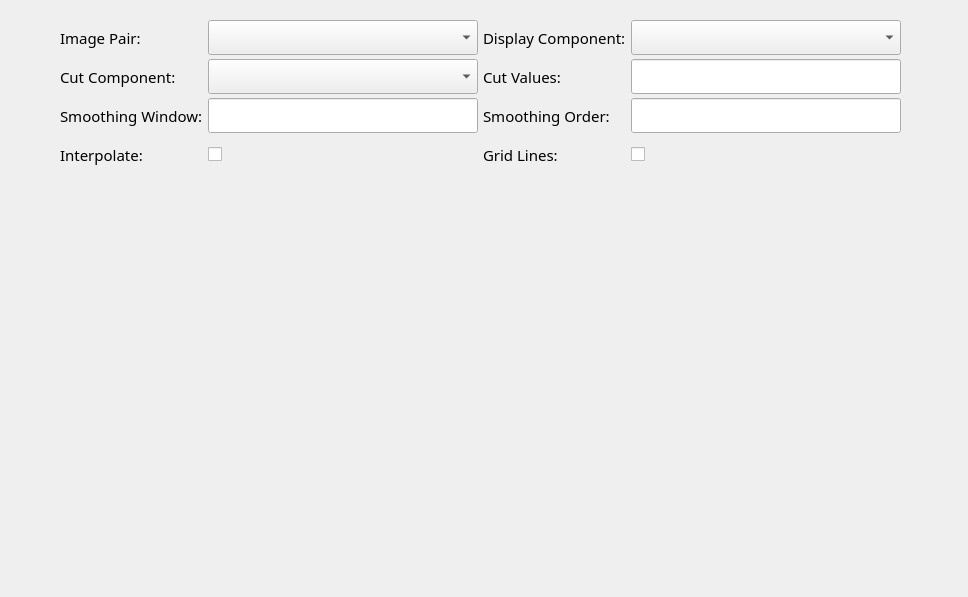
<?xml version="1.0" encoding="UTF-8"?>
<ui version="4.0">
 <class>Form</class>
 <widget class="QWidget" name="Form">
  <property name="geometry">
   <rect>
    <x>0</x>
    <y>0</y>
    <width>968</width>
    <height>597</height>
   </rect>
  </property>
  <property name="windowTitle">
   <string>Form</string>
  </property>
  <widget class="QWidget" name="gridLayoutWidget">
   <property name="geometry">
    <rect>
     <x>60</x>
     <y>20</y>
     <width>841</width>
     <height>152</height>
    </rect>
   </property>
   <layout class="QGridLayout" name="gridLayout">
    <property name="horizontalSpacing">
     <number>5</number>
    </property>
    <property name="verticalSpacing">
     <number>4</number>
    </property>
    <item row="1" column="2">
     <widget class="QLabel" name="cutValLab">
      <property name="sizePolicy">
       <sizepolicy hsizetype="Minimum" vsizetype="Minimum">
        <horstretch>0</horstretch>
        <verstretch>0</verstretch>
       </sizepolicy>
      </property>
      <property name="font">
       <font>
        <family>Figtree Light</family>
        <pointsize>11</pointsize>
       </font>
      </property>
      <property name="text">
       <string>Cut Values:</string>
      </property>
     </widget>
    </item>
    <item row="0" column="0">
     <widget class="QLabel" name="imgPairLab">
      <property name="sizePolicy">
       <sizepolicy hsizetype="Minimum" vsizetype="Minimum">
        <horstretch>0</horstretch>
        <verstretch>0</verstretch>
       </sizepolicy>
      </property>
      <property name="font">
       <font>
        <family>Figtree Light</family>
        <pointsize>11</pointsize>
       </font>
      </property>
      <property name="text">
       <string>Image Pair:</string>
      </property>
     </widget>
    </item>
    <item row="0" column="1">
     <widget class="QComboBox" name="imgPairIn">
      <property name="sizePolicy">
       <sizepolicy hsizetype="Expanding" vsizetype="Minimum">
        <horstretch>0</horstretch>
        <verstretch>0</verstretch>
       </sizepolicy>
      </property>
      <property name="font">
       <font>
        <family>Figtree Light</family>
        <pointsize>11</pointsize>
       </font>
      </property>
     </widget>
    </item>
    <item row="0" column="2">
     <widget class="QLabel" name="compLab">
      <property name="sizePolicy">
       <sizepolicy hsizetype="Minimum" vsizetype="Minimum">
        <horstretch>0</horstretch>
        <verstretch>0</verstretch>
       </sizepolicy>
      </property>
      <property name="font">
       <font>
        <family>Figtree Light</family>
        <pointsize>11</pointsize>
       </font>
      </property>
      <property name="text">
       <string>Display Component:</string>
      </property>
     </widget>
    </item>
    <item row="0" column="3">
     <widget class="QComboBox" name="compIn">
      <property name="sizePolicy">
       <sizepolicy hsizetype="Expanding" vsizetype="Minimum">
        <horstretch>0</horstretch>
        <verstretch>0</verstretch>
       </sizepolicy>
      </property>
      <property name="font">
       <font>
        <family>Figtree Light</family>
        <pointsize>11</pointsize>
       </font>
      </property>
     </widget>
    </item>
    <item row="1" column="3">
     <widget class="QLineEdit" name="cutValIn">
      <property name="sizePolicy">
       <sizepolicy hsizetype="Minimum" vsizetype="Minimum">
        <horstretch>0</horstretch>
        <verstretch>0</verstretch>
       </sizepolicy>
      </property>
      <property name="font">
       <font>
        <family>Figtree Light</family>
        <pointsize>11</pointsize>
       </font>
      </property>
     </widget>
    </item>
    <item row="1" column="0">
     <widget class="QLabel" name="cutCompLab">
      <property name="sizePolicy">
       <sizepolicy hsizetype="Minimum" vsizetype="Minimum">
        <horstretch>0</horstretch>
        <verstretch>0</verstretch>
       </sizepolicy>
      </property>
      <property name="font">
       <font>
        <family>Figtree Light</family>
        <pointsize>11</pointsize>
       </font>
      </property>
      <property name="text">
       <string>Cut Component:</string>
      </property>
     </widget>
    </item>
    <item row="1" column="1">
     <widget class="QComboBox" name="cutCompIn">
      <property name="sizePolicy">
       <sizepolicy hsizetype="Minimum" vsizetype="Minimum">
        <horstretch>0</horstretch>
        <verstretch>0</verstretch>
       </sizepolicy>
      </property>
      <property name="font">
       <font>
        <family>Figtree Light</family>
        <pointsize>11</pointsize>
       </font>
      </property>
     </widget>
    </item>
    <item row="2" column="0">
     <widget class="QLabel" name="smoothWinLab">
      <property name="sizePolicy">
       <sizepolicy hsizetype="Minimum" vsizetype="Minimum">
        <horstretch>0</horstretch>
        <verstretch>0</verstretch>
       </sizepolicy>
      </property>
      <property name="font">
       <font>
        <family>Figtree Light</family>
        <pointsize>11</pointsize>
       </font>
      </property>
      <property name="text">
       <string>Smoothing Window:</string>
      </property>
     </widget>
    </item>
    <item row="2" column="1">
     <widget class="QLineEdit" name="smoothWinIn">
      <property name="sizePolicy">
       <sizepolicy hsizetype="Minimum" vsizetype="Minimum">
        <horstretch>0</horstretch>
        <verstretch>0</verstretch>
       </sizepolicy>
      </property>
      <property name="font">
       <font>
        <family>Figtree Light</family>
        <pointsize>11</pointsize>
       </font>
      </property>
     </widget>
    </item>
    <item row="2" column="2">
     <widget class="QLabel" name="smoothOrderLab">
      <property name="sizePolicy">
       <sizepolicy hsizetype="Minimum" vsizetype="Minimum">
        <horstretch>0</horstretch>
        <verstretch>0</verstretch>
       </sizepolicy>
      </property>
      <property name="font">
       <font>
        <family>Figtree Light</family>
        <pointsize>11</pointsize>
       </font>
      </property>
      <property name="text">
       <string>Smoothing Order:</string>
      </property>
     </widget>
    </item>
    <item row="2" column="3">
     <widget class="QLineEdit" name="smoothOrderIn">
      <property name="sizePolicy">
       <sizepolicy hsizetype="Minimum" vsizetype="Minimum">
        <horstretch>0</horstretch>
        <verstretch>0</verstretch>
       </sizepolicy>
      </property>
      <property name="font">
       <font>
        <family>Figtree Light</family>
        <pointsize>11</pointsize>
       </font>
      </property>
     </widget>
    </item>
    <item row="4" column="0">
     <widget class="QLabel" name="interpLab">
      <property name="sizePolicy">
       <sizepolicy hsizetype="Minimum" vsizetype="Minimum">
        <horstretch>0</horstretch>
        <verstretch>0</verstretch>
       </sizepolicy>
      </property>
      <property name="font">
       <font>
        <family>Figtree Light</family>
        <pointsize>11</pointsize>
       </font>
      </property>
      <property name="text">
       <string>Interpolate:</string>
      </property>
     </widget>
    </item>
    <item row="4" column="1">
     <widget class="QCheckBox" name="interpIn">
      <property name="sizePolicy">
       <sizepolicy hsizetype="Minimum" vsizetype="Minimum">
        <horstretch>0</horstretch>
        <verstretch>0</verstretch>
       </sizepolicy>
      </property>
      <property name="font">
       <font>
        <family>Figtree Light</family>
        <pointsize>11</pointsize>
       </font>
      </property>
      <property name="text">
       <string/>
      </property>
     </widget>
    </item>
    <item row="4" column="2">
     <widget class="QLabel" name="gridLinesLab">
      <property name="sizePolicy">
       <sizepolicy hsizetype="Minimum" vsizetype="Minimum">
        <horstretch>0</horstretch>
        <verstretch>0</verstretch>
       </sizepolicy>
      </property>
      <property name="font">
       <font>
        <family>Figtree Light</family>
        <pointsize>11</pointsize>
       </font>
      </property>
      <property name="text">
       <string>Grid Lines:</string>
      </property>
     </widget>
    </item>
    <item row="4" column="3">
     <widget class="QCheckBox" name="gridLinesIn">
      <property name="sizePolicy">
       <sizepolicy hsizetype="Minimum" vsizetype="Minimum">
        <horstretch>0</horstretch>
        <verstretch>0</verstretch>
       </sizepolicy>
      </property>
      <property name="font">
       <font>
        <family>Figtree Light</family>
        <pointsize>11</pointsize>
       </font>
      </property>
      <property name="text">
       <string/>
      </property>
     </widget>
    </item>
   </layout>
  </widget>
 </widget>
 <resources/>
 <connections/>
</ui>
